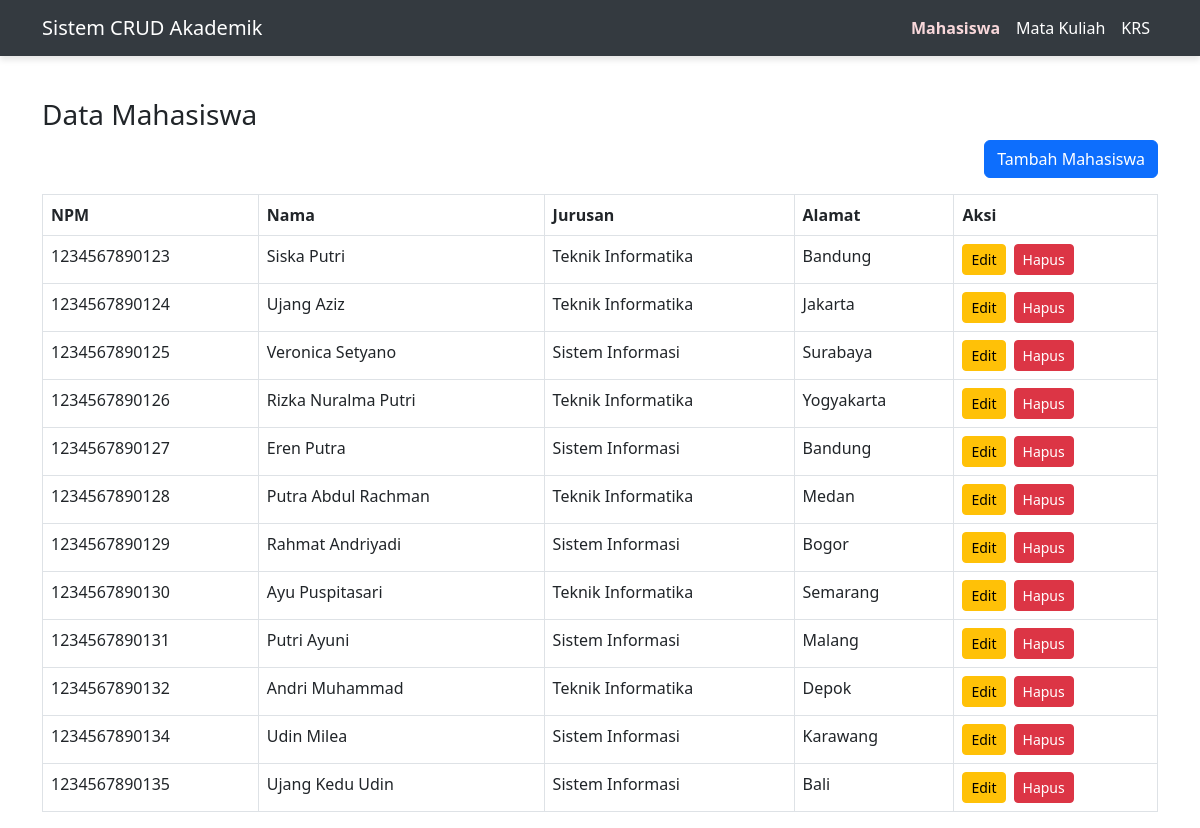
The page /mahasiswa.php on the database its author committed.
### tables this page shows
CREATE TABLE `mahasiswa` (
  `npm` char(13) NOT NULL,
  `nama` varchar(50) NOT NULL,
  `jurusan` enum('Teknik Informatika','Sistem Informasi') NOT NULL,
  `alamat` text DEFAULT NULL
);

### mahasiswa.php (the view, shortened to what this page needs)
<?php
include 'db.php';
$result = mysqli_query($conn, "SELECT * FROM mahasiswa");
?>
<?php include 'index.php'; ?>
<!DOCTYPE html>
<html lang="en">
<head>
    <link href="https://cdn.jsdelivr.net/npm/bootstrap@5.3.0/dist/css/bootstrap.min.css" rel="stylesheet">
</head>
<body>
<div class="container mt-5">
    <div class="d-flex justify-content-between">
        <h3>Data Mahasiswa</h3>
    </div>
    <div class="mb-3 text-end">
        <a href="tambahmhs.php" class="btn btn-primary">Tambah Mahasiswa</a>
    </div>
    <table class="table table-bordered">
        <thead>
            <tr>
                <th>NPM</th>
                <th>Nama</th>
                <th>Jurusan</th>
                <th>Alamat</th>
                <th>Aksi</th>
            </tr>
        </thead>
        <tbody>
            <?php while ($row = mysqli_fetch_assoc($result)) : ?>
                <tr>
                    <td><?= $row['npm'] ?></td>
                    <td><?= $row['nama'] ?></td>
                    <td><?= $row['jurusan'] ?></td>
                    <td><?= $row['alamat'] ?></td>
                    <td>
                        <div class="d-flex">
                            <a href="editmhs.php?npm=<?= $row['npm'] ?>" class="btn btn-warning btn-sm me-2">Edit</a>
                            <a href="hapusmhs.php?npm=<?= $row['npm'] ?>" class="btn btn-danger btn-sm" onclick="return confirm('Hapus data ini?')">Hapus</a>
                        </div>
                    </td>
                </tr>
            <?php endwhile; ?>
        </tbody>
    </table>
</div>
</body>
</html>

### index.php (style rules this page uses)
body { padding-top: 50px; }

### rows shown on the page
mahasiswa: npm "1234567890123", nama "Siska Putri", jurusan "Teknik Informatika", alamat "Bandung"
mahasiswa: npm "1234567890124", nama "Ujang Aziz", jurusan "Teknik Informatika", alamat "Jakarta"
mahasiswa: npm "1234567890125", nama "Veronica Setyano", jurusan "Sistem Informasi", alamat "Surabaya"
mahasiswa: npm "1234567890126", nama "Rizka Nuralma Putri", jurusan "Teknik Informatika", alamat "Yogyakarta"
mahasiswa: npm "1234567890127", nama "Eren Putra", jurusan "Sistem Informasi", alamat "Bandung"
mahasiswa: npm "1234567890128", nama "Putra Abdul Rachman", jurusan "Teknik Informatika", alamat "Medan"
mahasiswa: npm "1234567890129", nama "Rahmat Andriyadi", jurusan "Sistem Informasi", alamat "Bogor"
mahasiswa: npm "1234567890130", nama "Ayu Puspitasari", jurusan "Teknik Informatika", alamat "Semarang"
mahasiswa: npm "1234567890131", nama "Putri Ayuni", jurusan "Sistem Informasi", alamat "Malang"
mahasiswa: npm "1234567890132", nama "Andri Muhammad", jurusan "Teknik Informatika", alamat "Depok"
mahasiswa: npm "1234567890134", nama "Udin Milea", jurusan "Sistem Informasi", alamat "Karawang"
mahasiswa: npm "1234567890135", nama "Ujang Kedu Udin", jurusan "Sistem Informasi", alamat "Bali"
